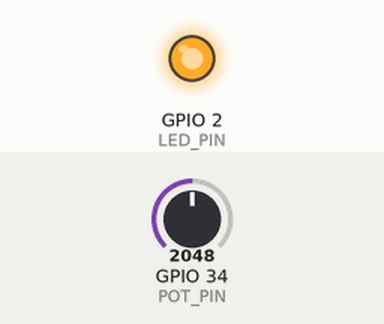
Bench run of a sketch on a simulated ESP32. On the bench: output pins drawn as LEDs (lit = HIGH). Inputs (shaded band) come from the test bench; at power-on: GPIO 34 (POT_PIN) = 2048. What the sketch prints to the serial monitor is not drawn.

Above: at 0.3 s.
Timing chart, 0 to 1.8 s (numbered marks = the images above):
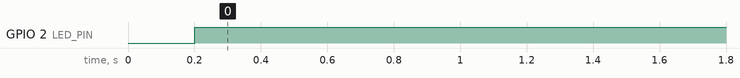

Measured:
- by itself, GPIO 2 (LED_PIN): LOW → HIGH at 0.20 s

The sketch:

05-potentiometer-adc-reading.ino
```cpp
const int LED_PIN = 2;
const int POT_PIN = 34;

void setup() {

  Serial.begin(115200);

  pinMode(LED_PIN, OUTPUT);

  digitalWrite(LED_PIN, LOW);

}

void loop() {

  int reading = analogRead(POT_PIN);

  float percentage = (reading / 4095.0) * 100.0;

  Serial.printf("ADC value: %d | Position:  %.2f%%\n", reading, percentage);

  delay(200);

  if(percentage >= 50.0) {
    digitalWrite(LED_PIN, HIGH);
  } else {
    digitalWrite(LED_PIN, LOW);
  }

}
```
